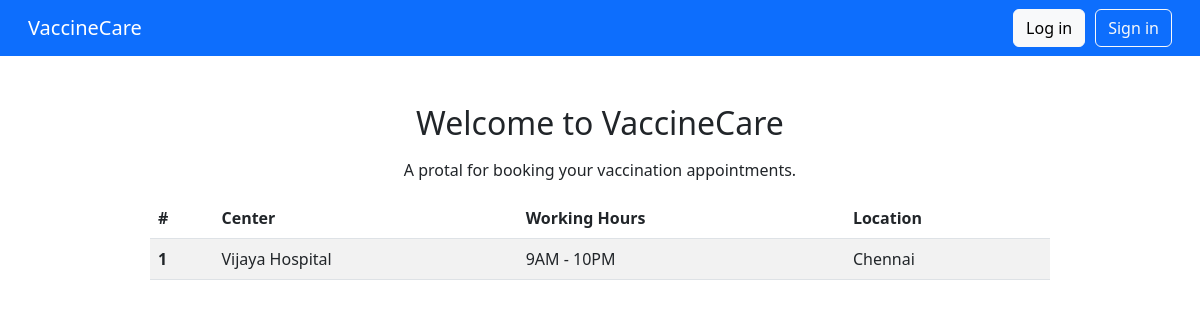
Before: / with the older database file.
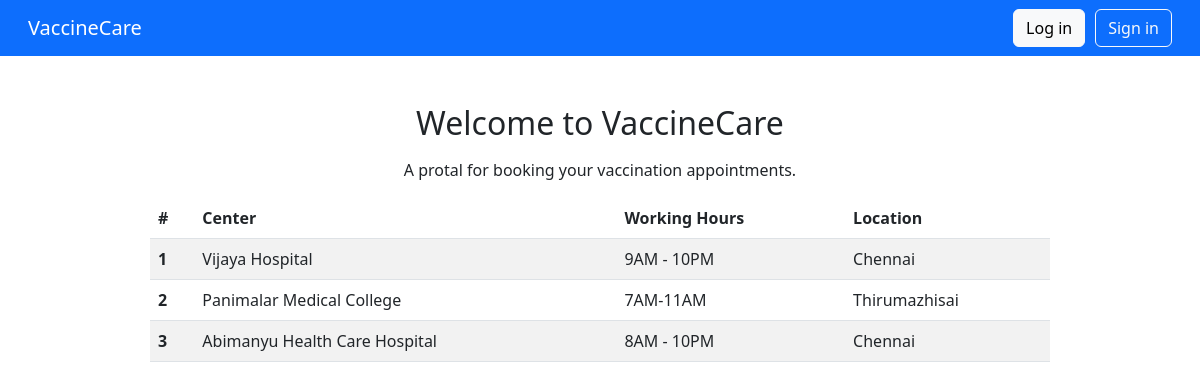
After: the same page with the newer database file.
### app.py (models this page shows, shortened)
class Center(db.Model):
    id = db.Column(db.Integer, primary_key = True)
    hospital = db.Column(db.String(200), nullable = False)
    working_hours = db.Column(db.String(200), nullable = False)
    location = db.Column(db.String(200), nullable = False)
    registered_date = db.Column(db.DateTime, default = datetime.utcnow)

### app.py (the view)
@app.route('/', methods=['POST','GET'])
def index():
    if request.method == 'POST':
        pass
    else:
        centers = Center.query.order_by(Center.registered_date).all()
        return render_template('index.html',centers = centers)

### templates/index.html (shortened to what this page needs)
{% extends 'base.html' %}
{% block registration %}
<button class="btn btn-light btn-login"><a href="{{url_for('login')}}">Log in</a></button>
<button class="btn btn-outline-light btn-signin"><a href="{{url_for('register')}}">Sign in</a></button>
{% endblock %}
{% block body %}
<main class="container text-center">
    <div class="row justify-content-md-center mt-5">
      <h2 class="col-md-auto">
        Welcome to VaccineCare
      </h2>
    </div>
    <div class="row justify-content-md-center mt-2 px-2">
        <p class="col-md-auto">
          A protal for booking your vaccination appointments.
        </p>
    </div>
</main>
{% if centers|length < 1 %}
<section class="container text-center">
    <div class="row justify-content-md-center mt-2 px-2">
        <p class="col-md-auto">
          There is no Vaccination Center Available. PLease wait
        </p>
    </div>
</section>
{% else %}
<table class="table table-striped table-hover w-75 mx-auto">
    <thead>
      <tr>
        <th scope="col">#</th>
        <th scope="col">Center</th>
        <th scope="col">Working Hours</th>
        <th scope="col">Location</th>
      </tr>
    </thead>
    <tbody>
        {% for center in centers %}
        <tr>
            <th scope="row">{{loop.index}}</th>
            <td>{{center.hospital}}</td>
            <td>{{center.working_hours}}</td>
            <td>{{center.location}}</td>
        </tr>
        {% endfor %}
    </tbody>
  </table>
{% endif %}
{% endblock %}

### templates/base.html (shortened to what this page needs)
<!DOCTYPE html>
<html lang="en">
<head>
    <link rel="stylesheet" href="{{url_for('static',filename='css/main.css')}}">
    <link rel="stylesheet" href="{{url_for('static',filename='css/bootstrap.min.css')}}">
</head>
<body class="w-100">
    <nav class="navbar sticky-top bg-primary navbar-expand-lg" aria-label="Eleventh navbar example" data-bs-theme="dark">
        <div class="container-fluid">
          <div class="navbar-brand">VaccineCare</div>
          <div class="collapse navbar-collapse" id="navbarsExample09">
            <div class="grid d-lg-flex col-lg-3 justify-content-lg-end">
                {% block registration %}{% endblock %}
            </div>
          </div>
        </div>
      </nav>
    {% block body %}
    {% endblock %}
</body>
</html>

### static/css/main.css (style rules this page uses)
* { margin: 0; padding: 0; }
*, *::before, *::after { box-sizing: inherit; }
html { box-sizing: border-box; }
body { padding-bottom: 20px; }
.navbar { margin-bottom: 20px; padding-left: 1rem !important; padding-right: 1rem !important; }
.btn-login { margin-right: 10px; }
.btn-login a, .btn-signin a, .btn-primary a, .btn-danger a { text-decoration: none; color: inherit; }

Changed rows visible on the page:
added Center: hospital "Panimalar Medical College", working_hours "7AM-11AM", location "Thirumazhisai"
added Center: hospital "Abimanyu Health Care Hospital", working_hours "8AM - 10PM", location "Chennai"
